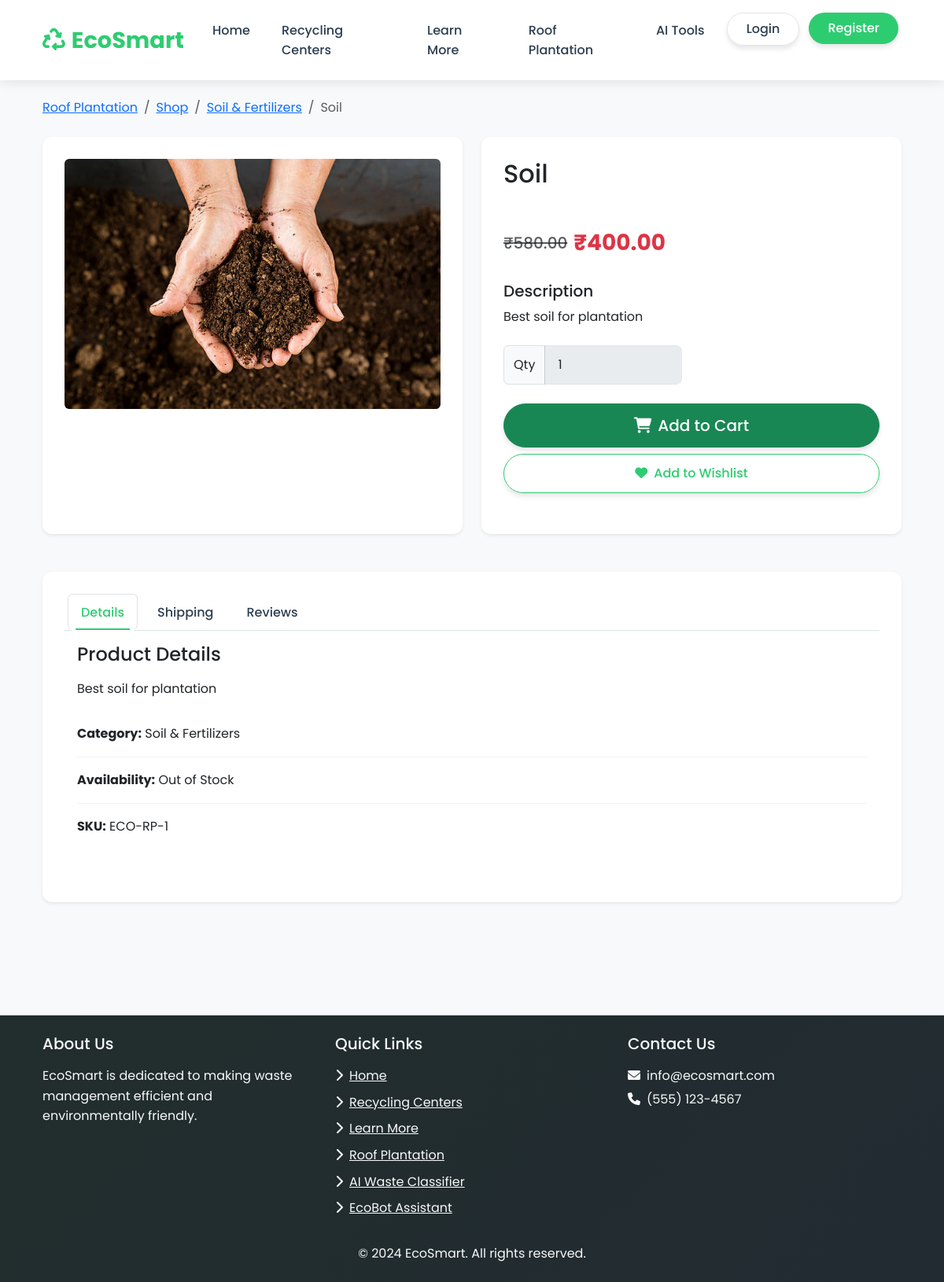
Page /urban-roof-plantation/shop/product/1/ on the committed database.
### main/models.py (models this page shows, shortened)
class RoofPlantationProduct(models.Model):
    CATEGORY_CHOICES = [
        ('seeds', 'Seeds & Plants'),
        ('soil', 'Soil & Fertilizers'),
        ('containers', 'Containers & Planters'),
        ('tools', 'Gardening Tools'),
        ('irrigation', 'Irrigation Systems'),
        ('accessories', 'Accessories'),
    ]
    name = models.CharField(max_length=200)
    description = models.TextField()
    category = models.CharField(max_length=20, choices=CATEGORY_CHOICES)
    price = models.DecimalField(max_digits=10, decimal_places=2)
    discount_price = models.DecimalField(max_digits=10, decimal_places=2, null=True, blank=True)
    stock = models.PositiveIntegerField(default=0)
    image = models.ImageField(upload_to='roof_plantation_products/')
    is_featured = models.BooleanField(default=False)
    is_available = models.BooleanField(default=True)
    created_at = models.DateTimeField(default=timezone.now)
    updated_at = models.DateTimeField(auto_now=True)
    def get_discount_percentage(self):
        if self.discount_price:
            discount = ((self.price - self.discount_price) / self.price) * 100
            return round(discount)
        return 0

### main/views.py (the view)
# urls.py: path('urban-roof-plantation/shop/product/<int:product_id>/', views.product_detail, name='product_detail'),
def product_detail(request, product_id):
    product = get_object_or_404(RoofPlantationProduct, id=product_id, is_available=True)
    related_products = RoofPlantationProduct.objects.filter(
        category=product.category,
        is_available=True
    ).exclude(id=product.id)[:4]
    context = {
        'product': product,
        'related_products': related_products,
    }
    return render(request, 'main/product_detail.html', context)

### templates/main/product_detail.html (shortened to what this page needs)
{% extends 'main/base.html' %}
{% load static %}
{% block content %}
<div class="container py-5">
    <nav aria-label="breadcrumb" class="mb-4">
        <ol class="breadcrumb">
            <li class="breadcrumb-item"><a href="{% url 'roof_plantation' %}">Roof Plantation</a></li>
            <li class="breadcrumb-item"><a href="{% url 'roof_plantation_shop' %}">Shop</a></li>
            <li class="breadcrumb-item"><a href="{% url 'roof_plantation_shop_category' product.category %}">{{ product.get_category_display }}</a></li>
            <li class="breadcrumb-item active" aria-current="page">{{ product.name }}</li>
        </ol>
    </nav>
    <div class="row mb-5">
        <div class="col-lg-6 mb-4 mb-lg-0">
            <div class="card border-0 shadow-sm">
                <div class="card-body p-0">
                    <img src="{{ product.image.url }}" class="img-fluid rounded" alt="{{ product.name }}">
                </div>
            </div>
        </div>
        <div class="col-lg-6">
            <div class="card border-0 shadow-sm h-100">
                <div class="card-body p-4">
                    <h1 class="h2 mb-2">{{ product.name }}</h1>
                    <div class="d-flex align-items-center mb-3">
                        <span class="badge bg-light text-dark me-2">{{ product.get_category_display }}</span>
                        {% if product.stock > 0 %}
                        <span class="badge bg-success">In Stock</span>
                        {% else %}
                        <span class="badge bg-danger">Out of Stock</span>
                        {% endif %}
                    </div>
                    <div class="mb-4">
                        {% if product.discount_price %}
                        <div class="d-flex align-items-center">
                            <span class="text-decoration-line-through text-muted me-2 h5">₹{{ product.price }}</span>
                            <span class="fw-bold text-danger h3">₹{{ product.discount_price }}</span>
                            <span class="badge bg-danger ms-2">Save {{ product.get_discount_percentage }}%</span>
                        </div>
                        {% else %}
                        <span class="fw-bold h3">₹{{ product.price }}</span>
                        {% endif %}
                    </div>
                    <div class="mb-4">
                        <h5>Description</h5>
                        <p>{{ product.description }}</p>
                    </div>
                    <div class="mb-4">
                        <div class="row">
                            <div class="col-6">
                                <div class="input-group">
                                    <span class="input-group-text">Qty</span>
                                    <input type="number" class="form-control" value="1" min="1" max="{{ product.stock }}" {% if product.stock == 0 %}disabled{% endif %}>
                                </div>
                            </div>
                        </div>
                    </div>
                    <div class="d-grid gap-2">
                        <button class="btn btn-success btn-lg" {% if product.stock == 0 %}disabled{% endif %}>
                            <i class="fas fa-shopping-cart me-2"></i>Add to Cart
                        </button>
                        <button class="btn btn-outline-success">
                            <i class="fas fa-heart me-2"></i>Add to Wishlist
                        </button>
                    </div>
                </div>
            </div>
        </div>
    </div>
    <div class="row mb-5">
        <div class="col-12">
            <div class="card border-0 shadow-sm">
                <div class="card-body p-4">
                    <ul class="nav nav-tabs" id="productTabs" role="tablist">
                        <li class="nav-item" role="presentation">
                            <button class="nav-link active" id="details-tab" data-bs-toggle="tab" data-bs-target="#details" type="button" role="tab" aria-controls="details" aria-selected="true">Details</button>
                        </li>
                        <li class="nav-item" role="presentation">
                            <button class="nav-link" id="shipping-tab" data-bs-toggle="tab" data-bs-target="#shipping" type="button" role="tab" aria-controls="shipping" aria-selected="false">Shipping</button>
                        </li>
                        <li class="nav-item" role="presentation">
                            <button class="nav-link" id="reviews-tab" data-bs-toggle="tab" data-bs-target="#reviews" type="button" role="tab" aria-controls="reviews" aria-selected="false">Reviews</button>
                        </li>
                    </ul>
                    <div class="tab-content p-3" id="productTabsContent">
                        <div class="tab-pane fade show active" id="details" role="tabpanel" aria-labelledby="details-tab">
                            <h4 class="mb-3">Product Details</h4>
                            <p>{{ product.description }}</p>
                            <ul class="list-group list-group-flush">
                                <li class="list-group-item bg-transparent px-0">
                                    <strong>Category:</strong> {{ product.get_category_display }}
                                </li>
                                <li class="list-group-item bg-transparent px-0">
                                    <strong>Availability:</strong> {% if product.stock > 0 %}In Stock ({{ product.stock }} available){% else %}Out of Stock{% endif %}
                                </li>
                                <li class="list-group-item bg-transparent px-0">
                                    <strong>SKU:</strong> ECO-RP-{{ product.id }}
                                </li>
                            </ul>
                        </div>
                    </div>
                </div>
            </div>
        </div>
    </div>
</div>
{% endblock %}

### templates/main/base.html (shortened to what this page needs)
{% load static %}
<!DOCTYPE html>
<html lang="en">
<head>
    <link href="https://cdn.jsdelivr.net/npm/bootstrap@5.3.0/dist/css/bootstrap.min.css" rel="stylesheet">
    <link rel="stylesheet" href="https://cdnjs.cloudflare.com/ajax/libs/font-awesome/6.0.0/css/all.min.css">
    <link rel="stylesheet" href="{% static 'css/style.css' %}">
</head>
<body class="{% if user.is_authenticated %}user-authenticated{% endif %}">
    <nav class="navbar navbar-expand-lg fixed-top">
        <div class="container">
            <a class="navbar-brand d-flex align-items-center" href="{% url 'home' %}">
                <i class="fas fa-recycle me-2"></i>
                <span class="d-none d-sm-inline">EcoSmart</span>
            </a>
            <div class="collapse navbar-collapse" id="navbarNav">
                <ul class="navbar-nav ms-auto">
                    <li class="nav-item">
                        <a class="nav-link {% if request.path == '/' %}active{% endif %}" href="{% url 'home' %}">
                            Home
                        </a>
                    </li>
                    <li class="nav-item">
                        <a class="nav-link {% if 'recycling_centers' in request.path %}active{% endif %}" href="{% url 'recycling_centers' %}">
                            Recycling Centers
                        </a>
                    </li>
                    <li class="nav-item">
                        <a class="nav-link {% if 'educational_content' in request.path %}active{% endif %}" href="{% url 'educational_content' %}">
                            Learn More
                        </a>
                    </li>
                    <li class="nav-item">
                        <a class="nav-link {% if 'roof_plantation' in request.path %}active{% endif %}" href="{% url 'roof_plantation' %}">
                            Roof Plantation
                        </a>
                    </li>
                    <li class="nav-item dropdown">
                        <a class="nav-link dropdown-toggle {% if 'waste_classifier' in request.path or 'chatbot' in request.path %}active{% endif %}" href="#" id="aiDropdown" role="button" data-bs-toggle="dropdown" aria-expanded="false">
                            AI Tools
                        </a>
                    </li>
                    {% if user.is_authenticated %}
                        <div class="user-menu d-none d-lg-flex">
                            <div class="user-avatar">
                                {{ user.username|first|upper }}
                            </div>
                            <div class="dropdown">
                                <a class="nav-link dropdown-toggle" href="#" id="userDropdown" role="button" data-bs-toggle="dropdown" aria-expanded="false">
                                    {{ user.username }}
                                </a>
                                <ul class="dropdown-menu dropdown-menu-end" aria-labelledby="userDropdown">
                                    <li>
                                        <a class="dropdown-item {% if 'request_collection' in request.path %}active{% endif %}" href="{% url 'request_collection' %}">
                                            <i class="fas fa-truck me-2"></i>Request Collection
                                        </a>
                                    </li>
                                    <li>
                                        <a class="dropdown-item {% if 'my_requests' in request.path %}active{% endif %}" href="{% url 'my_requests' %}">
                                            <i class="fas fa-list me-2"></i>My Requests
                                        </a>
                                    </li>
                                    <li><hr class="dropdown-divider"></li>
                                    <li>
                                        <form method="post" action="{% url 'logout' %}">
                                            {% csrf_token %}
                                            <button type="submit" class="dropdown-item text-danger">
                                                <i class="fas fa-sign-out-alt me-2"></i>Logout
                                            </button>
                                        </form>
                                    </li>
                                </ul>
                            </div>
                        </div>
                        <li class="nav-item d-lg-none auth-nav-item">
                            <a class="nav-link request-collection-btn {% if 'request_collection' in request.path %}active{% endif %}" href="{% url 'request_collection' %}">
                                <i class="fas fa-truck me-2"></i>Request Collection
                            </a>
                        </li>
                        <li class="nav-item d-lg-none auth-nav-item">
                            <a class="nav-link my-requests-btn {% if 'my_requests' in request.path %}active{% endif %}" href="{% url 'my_requests' %}">
                                <i class="fas fa-list me-2"></i>My Requests
                            </a>
                        </li>
                        <li class="nav-item d-lg-none auth-nav-item">
                            <form method="post" action="{% url 'logout' %}" class="nav-link p-0">
                                {% csrf_token %}
                                <button type="submit" class="logout-btn w-100">
                                    <i class="fas fa-sign-out-alt me-2"></i>Logout
                                </button>
                            </form>
                        </li>
                    {% else %}
                        <li class="nav-item">
                            <a class="nav-link btn btn-outline-light ms-2" href="{% url 'login' %}">
                                Login
                            </a>
                        </li>
                        <li class="nav-item">
                            <a class="nav-link btn btn-success ms-2" href="{% url 'register' %}">
                                Register
                            </a>
                        </li>
                    {% endif %}
                </ul>
            </div>
        </div>
    </nav>
    <div class="content-wrapper">
        <main class="main-content">
            {% block content %}
            {% endblock %}
        </main>
    </div>
    <footer class="bg-dark text-light py-4 mt-5">
        <div class="container">
            <div class="row gy-4">
                <div class="col-12 col-md-4">
                    <h5 class="mb-3">About Us</h5>
                    <p class="mb-0">EcoSmart is dedicated to making waste management efficient and environmentally friendly.</p>
                </div>
                <div class="col-6 col-md-4">
                    <h5 class="mb-3">Quick Links</h5>
                    <ul class="list-unstyled mb-0">
                        <li class="mb-2"><a href="{% url 'home' %}" class="text-light"><i class="fas fa-chevron-right me-2"></i>Home</a></li>
                        <li class="mb-2"><a href="{% url 'recycling_centers' %}" class="text-light"><i class="fas fa-chevron-right me-2"></i>Recycling Centers</a></li>
                        <li class="mb-2"><a href="{% url 'educational_content' %}" class="text-light"><i class="fas fa-chevron-right me-2"></i>Learn More</a></li>
                        <li class="mb-2"><a href="{% url 'roof_plantation' %}" class="text-light"><i class="fas fa-chevron-right me-2"></i>Roof Plantation</a></li>
                        <li class="mb-2"><a href="{% url 'waste_classifier' %}" class="text-light"><i class="fas fa-chevron-right me-2"></i>AI Waste Classifier</a></li>
                        <li class="mb-2"><a href="{% url 'chatbot' %}" class="text-light"><i class="fas fa-chevron-right me-2"></i>EcoBot Assistant</a></li>
                    </ul>
                </div>
                <div class="col-6 col-md-4">
                    <h5 class="mb-3">Contact Us</h5>
                    <p class="mb-1"><i class="fas fa-envelope me-2"></i>info@ecosmart.com</p>
                    <p class="mb-0"><i class="fas fa-phone me-2"></i>(555) 123-4567</p>
                </div>
            </div>
            <div class="text-center mt-4">
                <p class="mb-0">&copy; 2024 EcoSmart. All rights reserved.</p>
            </div>
        </div>
    </footer>
</body>
</html>

### rows in the picture
RoofPlantationProduct: category "Soil & Fertilizers", name "Soil", image (picture), price "580.00", discount_price "400.00", description "Best soil for plantation", stock "1", id "1"
